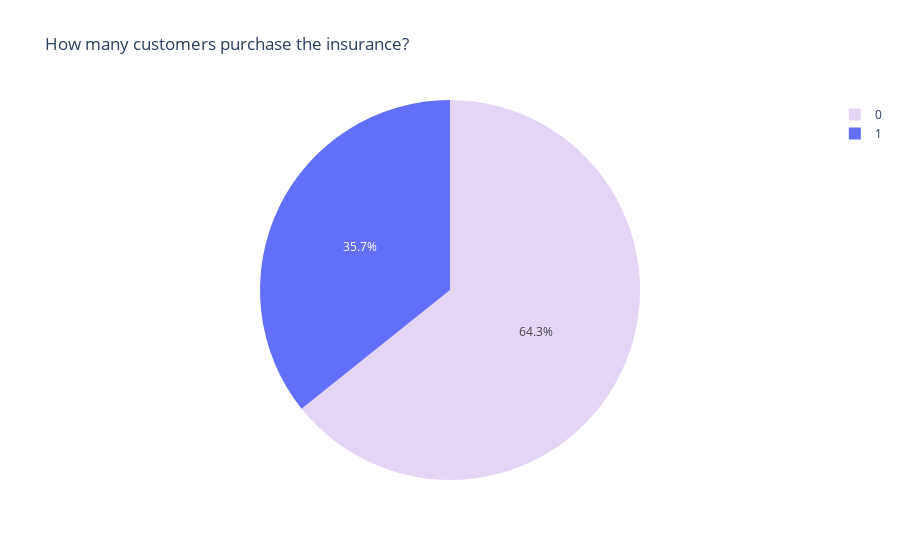

This figure's notebook cell:
### Markdown cell above
### E. Handle class imbalance

### Code cell
# Amount of people who will take the travel insurance
import plotly.express as px

fig = px.pie(df, names='TravelInsurance', color='TravelInsurance',
             color_discrete_map={1:'#acc8fc', 0:'#6f6cd4'},
             title='How many customers purchase the insurance?')
fig.update_traces(marker=dict(colors=['#E5D5F5', '#B5A5D5']))
fig.show()

### Figure 1 — Plotly figure (JSON) as saved in the notebook; plotly's stock layout.template omitted (floating-point values rounded to 4 significant figures; data arrays with more than 128 entries replaced by an {"elided": "..."} marker saying what was removed)
{"data": [{"customdata": {"elided": "1987x1 int values"}, "domain": {"x": [0, 1], "y": [0, 1]}, "hovertemplate": "TravelInsurance=%{customdata[0]}<extra></extra>", "labels": {"elided": "1987 int values"}, "legendgroup": "", "marker": {"colors": ["#E5D5F5", "#B5A5D5"]}, "name": "", "showlegend": true, "type": "pie"}], "layout": {"autosize": true, "legend": {"tracegroupgap": 0}, "title": {"text": "How many customers purchase the insurance?"}}}
